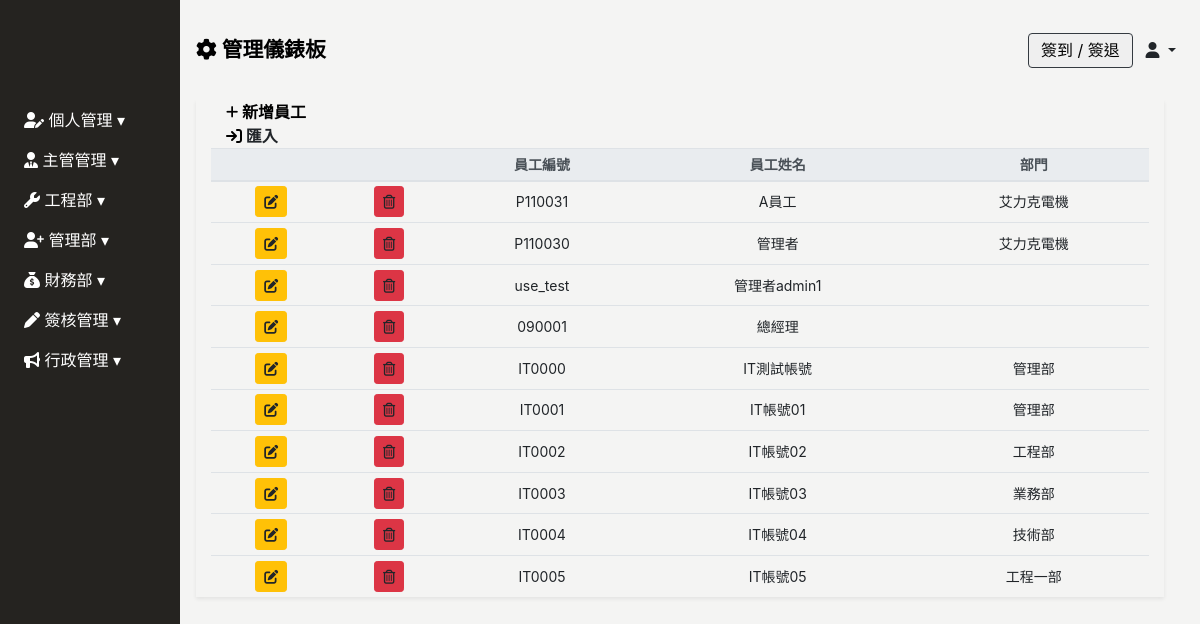
/employee/, run on the app's committed database.
### Backend/models.py (models this page shows, shortened)
class ModifiedModel(models.Model):
    modified_by = models.ForeignKey("Employee", on_delete=models.SET_NULL, null=True, blank=True)
    created_date = models.DateField(default=timezone.now,verbose_name='建立日期')
    update_date = models.DateField(auto_now=True, verbose_name='更新日期')
    class Meta:
        abstract = True

class Employee(ModifiedModel):
    GENDER_CHOICES = [
        ('M', '男'),
        ('F', '女'),
    ]
    BLOOD_TYPE_CHOICES = [
        ('A', 'A型'),
        ('B', 'B型'),
        ('AB','AB型'),
        ('O', 'O型'),
    ]
    MARITAL_STATUS_CHOICES = [
        ('M', '已婚'),
        ('S', '未婚'),
        ('D', '離異'),
    ]
    MILITARY_STATUS_CHOICES = [
        ('M', '義務役'),
        ('E', '免服役'),
        ('A', '替代役'),
    ]
    user = models.OneToOneField(User, null=True, blank=True, on_delete=models.CASCADE)
    profile_image = models.ImageField(upload_to='employee_profile/', blank=True, null=True, default='employee_profile/default_profile.png', verbose_name='員工照片')
    full_name = models.CharField(max_length=10, null=True, blank=True, verbose_name='員工名稱')
    employee_id	 = models.CharField(max_length=30, blank=True,verbose_name='員工ID')
    departments = models.ForeignKey('Department', on_delete=models.SET_NULL, blank=True, null=True, related_name='employees', verbose_name='部門名稱')# 你可以通过department.employees.all()访问一个部门的所有员工。
    position = models.CharField(max_length=30, null=True, blank=True, verbose_name='職稱')
    phone_number = models.CharField(max_length=20, null=True, blank=True,verbose_name='手機號碼')
    contact_number = models.CharField(max_length=20, null=True, blank=True,verbose_name='聯絡電話')
    start_date = models.DateField(null=True, blank=True, verbose_name='到職日期')
    seniority = models.DecimalField(max_digits=3, decimal_places=1, null=True, blank=True, verbose_name='目前年資')
    id_number = models.CharField(max_length=20, null=True, blank=True, verbose_name='身份證字號')
    birthday = models.DateField(null=True, blank=True, verbose_name='出生日期')
    gender = models.CharField(max_length=1, choices=GENDER_CHOICES, null=True, blank=True, verbose_name='性別')
    blood_type = models.CharField(max_length=2, choices=BLOOD_TYPE_CHOICES, null=True, blank=True, verbose_name='血型')
    birth_place = models.CharField(max_length=100, null=True, blank=True, verbose_name='出生地')
    marital_status = models.CharField(max_length=1, choices=MARITAL_STATUS_CHOICES, null=True, blank=True, verbose_name='婚姻狀況')
    military_status = models.CharField(max_length=1, choices=MILITARY_STATUS_CHOICES, null=True, blank=True, verbose_name='兵役狀況')
    permanent_address = models.CharField(max_length=50, null=True, blank=True, verbose_name='戶籍地址')
    current_address_city = models.CharField(max_length=50, null=True, blank=True, verbose_name='現居地址縣市')
    current_address = models.CharField(max_length=50, null=True, blank=True, verbose_name='現居地址')
    location = models.CharField(max_length=50, null=True, blank=True, verbose_name='所在地')
    company_email = models.EmailField(null=True, blank=True, verbose_name='公司E_Mail')
    personal_email = models.EmailField(null=True, blank=True, verbose_name='個人E_Mail')
    emergency_contact = models.CharField(max_length=50, null=True, blank=True, verbose_name='緊急聯絡人1')
    emergency_contact_relations = models.CharField(max_length=50, null=True, blank=True, verbose_name='關係1')
    emergency_contact_phone = models.CharField(max_length=20, null=True, blank=True, verbose_name='聯絡人電話1')
    class Meta:
        verbose_name = "員工"   # 單數
        verbose_name_plural = verbose_name   #複數

class Department(ModifiedModel):
    parent_department  = models.ForeignKey('self',max_length=30,  on_delete=models.SET_NULL, null=True, blank=True, verbose_name='上層部門')
    department_name = models.CharField(max_length=30, null=True, blank=True,verbose_name='部門名稱')
    department_id = models.CharField(max_length=20, null=True, blank=True,verbose_name='部門編號')
    class Meta:
        verbose_name = "部門"   # 單數
        verbose_name_plural = verbose_name   #複數

### Frontend/views.py (the view)
# urls.py: path('employee/', views.Employee_list.as_view(), name='employee_list'),
class Employee_list(ListView):
    model = Employee
    template_name = 'employee/employee.html'
    context_object_name = 'employee'
    def get_context_data(self, **kwargs):
        context = super().get_context_data(**kwargs)
        context["department_list"] = Department.objects.values('id','department_name')
        context['employee_form'] = EmployeeForm()
        return context

### Frontend/templates/employee/employee.html (shortened to what this page needs)
{% extends 'base/base_dashboard.html' %}
{% block import %}
{% load static%}
<link rel="stylesheet" href="{% static 'css/employee/employee.css' %}">
{% endblock %}
{% block main %}
<div class="main px-3" id="employee-app">
    <div class="employee-table container-fluid shadow-sm table-responsive-lg">
        <table class="table table-sm table-hover text-center" id="table" data-toggle="table" data-sortable="true"
        data-height="0" data-sticky-header="true" data-show-export="true" data-toolbar="#toolbar" data-search="true" data-show-columns="true"
        data-filter-strict-search="true" data-show-columns-toggle-all="true" data-show-fullscreen="true"
        data-show-pagination-switch="true" data-pagination="true" data-page-list="[10, 25, 50, 100, all]"
        data-export-types="['excel', 'json', 'csv', 'txt']" data-export-options='{"fileName": "員工"}'
        data-checkbox="true" data-filter-control="true">
            <div id="toolbar">
                <div class="employee-header container-fluid">
                    <a href="" class="font-weight-bold" id="sys_new" data-toggle="modal"data-target="#employee-modal">
                        <i class="fa-solid fa-plus fa-sm" style="color: #000000;"></i> 新增員工
                    </a>
                    <br>
                    <a class="upload-file font-weight-bold" onclick="importfile()">
                        <i class="fa-solid fa-arrow-right-to-bracket" style="color: #000000;"></i>
                        <span id="importLink">匯入</span>
                    </a>
                </div>
            </div>
            <thead class="thead-light" style="font-size: 14px;">
                <tr class="text-nowrap">
                    <th></th>
                    <th></th>
                    <th data-field="employee_id" data-sortable="true">員工編號</th>
                    <th data-field="full_name" data-sortable="true">員工姓名</th>
                    <th data-field="departments" data-sortable="true">部門</th>
                </tr>
            </thead>
            <tbody class="text-nowrap" style="font-size: 14px;">
                {% for p in employee %}
                {% if p.user.is_active %}
                <tr>
                    <td>
                        <a type="button" data-url="employee" data-id="{{p.pk}}"
                        class="sys_get btn btn-sm btn-warning" data-toggle="modal"
                        data-target="#employee-modal"><i class="fas fa-edit"></i></a>
                    </td>
                    <td>
                        <a data-url="employee" data-id="{{p.pk}}" type="button"
                        class="sys_del btn btn-sm btn-danger"><i class="far fa-trash-alt"></i></a>
                    </td>
                    <td>{{ p.employee_id }} </td>
                    <td>{{ p.full_name }}</td>
                    <td>{{ p.departments.department_name }}</td>
                </tr>
                {% endif %}
                {% endfor %}
            </tbody>
        </table>
    </div>
</div>
{% endblock %}

### static/css/base/base.css (style rules this page uses)
:root { --sidebar-width: 180px; --theme-black: #252320; --theme-white: #f4f4f3; }
body { background: var(--theme-white); }
a { color: #0d4c91; }

### static/css/index/index-login.css (style rules this page uses)
.main { width: calc(100vw - var(--sidebar-width) - 20px); position: relative; left: var(--sidebar-width); top: 100px; }

### static/css/employee/employee.css (style rules this page uses)
.employee-header a { text-decoration: none; color: black; }
.employee-table td { vertical-align: middle; }

### data on the page
Employee: employee_id "P110031", full_name "A員工", departments.department_name "艾力克電機"
Employee: employee_id "P110030", full_name "管理者", departments.department_name "艾力克電機"
Employee: employee_id "use_test", full_name "管理者admin1"
Employee: employee_id "090001", full_name "總經理"
Employee: employee_id "IT0000", full_name "IT測試帳號", departments.department_name "管理部"
Employee: employee_id "IT0001", full_name "IT帳號01", departments.department_name "管理部"
Employee: employee_id "IT0002", full_name "IT帳號02", departments.department_name "工程部"
Employee: employee_id "IT0003", full_name "IT帳號03", departments.department_name "業務部"
Employee: employee_id "IT0004", full_name "IT帳號04", departments.department_name "技術部"
Employee: employee_id "IT0005", full_name "IT帳號05", departments.department_name "工程一部"
